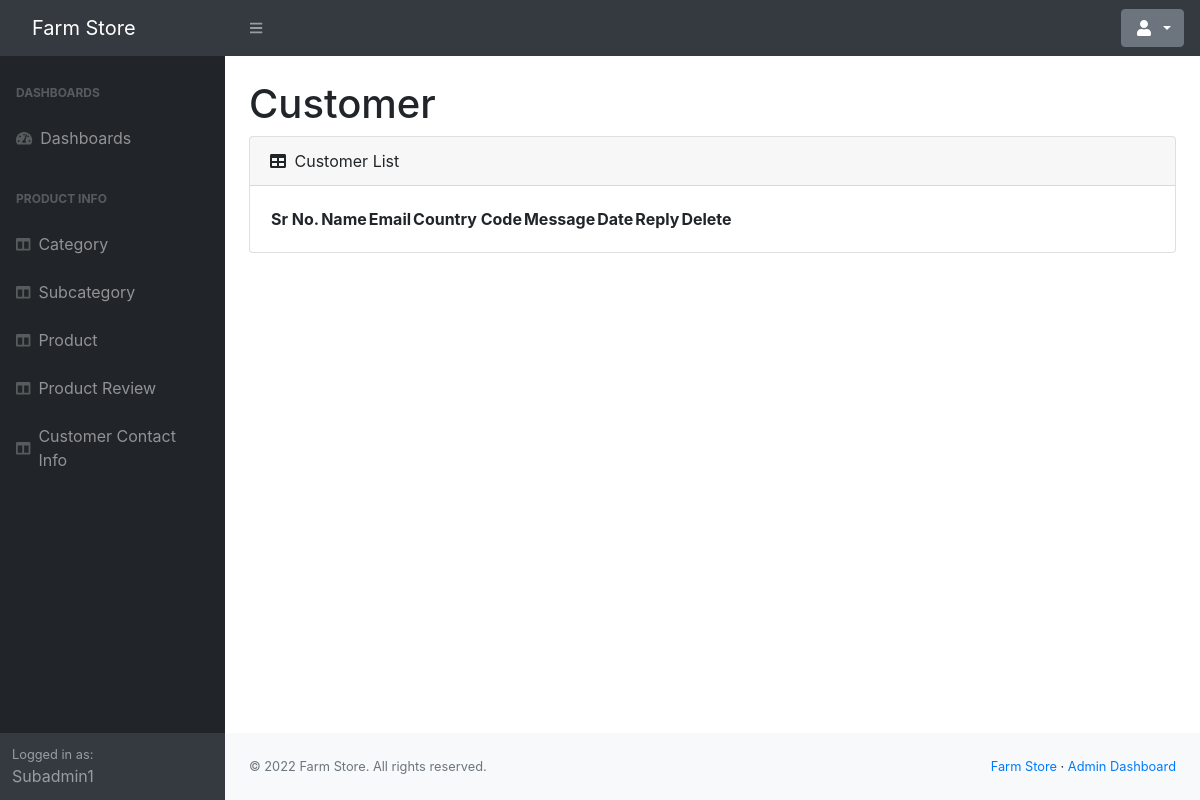
Page /admin/contact.php (signed in) on the earlier database version.
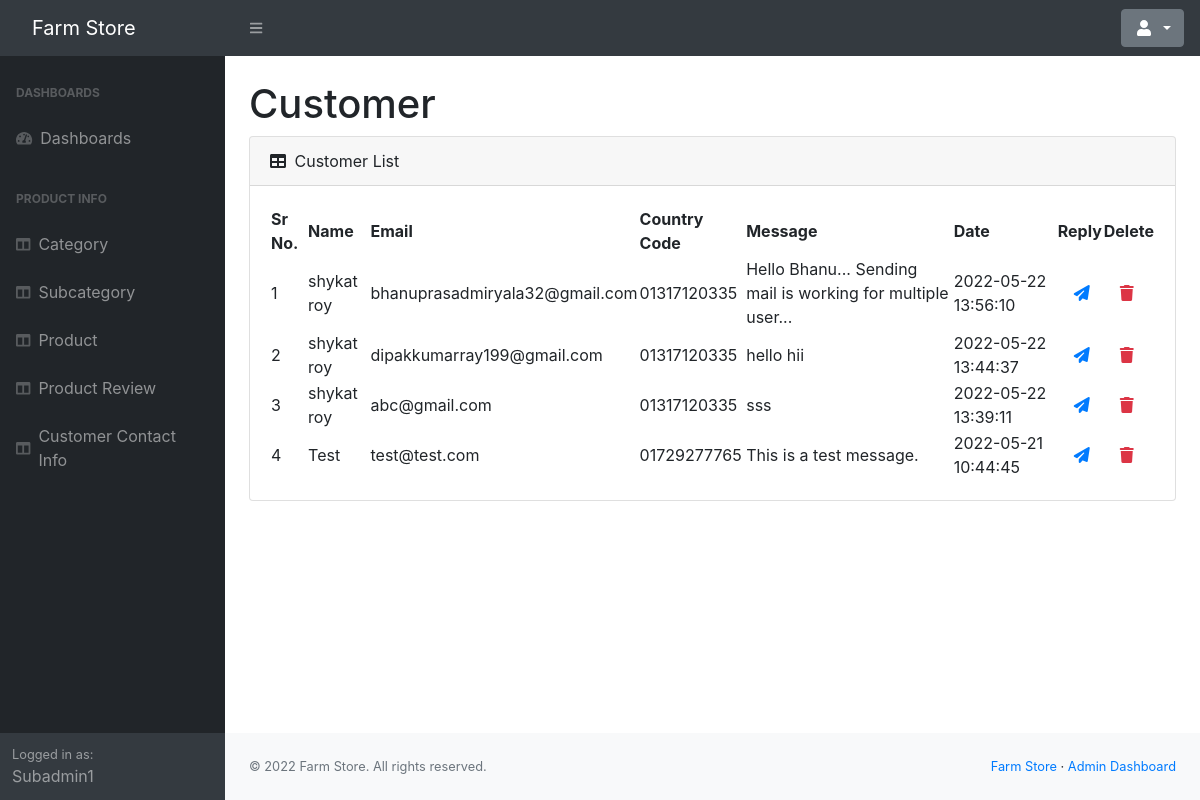
Same page on the later database version.
### tables this page shows
CREATE TABLE `contact` (
  `id` int(11) NOT NULL,
  `name` varchar(255) NOT NULL,
  `email` varchar(255) NOT NULL,
  `contact_no` varchar(14) NOT NULL,
  `message` text NOT NULL,
  `date` datetime NOT NULL DEFAULT current_timestamp()
);

### admin/contact.php (the view, shortened to what this page needs)
<?php include('../include/dbconfig.php') ?>
<!DOCTYPE html>
<html lang="en">
<head>
    <?php include('include/csslist.php') ?>
    <link rel="stylesheet" href="https://cdnjs.cloudflare.com/ajax/libs/font-awesome/6.1.1/css/all.min.css" />
    <link rel="stylesheet" href="https://stackpath.bootstrapcdn.com/bootstrap/4.3.1/css/bootstrap.min.css">
</head>
<body class="sb-nav-fixed">
<?php include('include/topbar.php') ?>
<div id="layoutSidenav">
    <div id="layoutSidenav_nav">
        <?php include('include/sidebar.php') ?>
    </div>
    <div id="layoutSidenav_content">
        <main>
            <div class="container-fluid px-4">
                <h1 class="mt-4">Customer</h1>
                <div class="row">
                    <div class="col-lg-12">
                        <div class="card mb-4">
                            <div class="card-header">
                                <i class="fas fa-table me-1"></i>
                                Customer List
                            </div>
                            <div class="card-body">
                                <table id="datatablesSimple">
                                    <thead>
                                    <tr>
                                        <th>Sr No.</th>
                                        <th>Name</th>
                                        <th>Email</th>
                                        <th>Country Code</th>
                                        <th>Message</th>
                                        <th>Date</th>
                                        <th>Reply</th>
                                        <th>Delete</th>
                                    </tr>
                                    </thead>
                                    <tbody>
                                    <?php
                                    $sel = $con->query("select * from contact order by date desc");
                                    $i = 0;
                                    while ($row = $sel->fetch_assoc()) {
                                        $i = $i + 1;
                                        ?>
                                        <tr>
                                            <td><?php echo $i; ?></td>
                                            <td><?php echo $row['name']; ?></td>
                                            <td><?php echo $row['email']; ?></td>
                                            <td><?php echo $row['contact_no']; ?></td>
                                            <td><?php echo $row['message']; ?></td>
                                            <td><?php echo $row['date']; ?></td>
                                            <td><a href="https://mail.google.com/mail/u/0/#inbox?compose=new"><i class="fa-solid fa-paper-plane ml-3"></i></a></td>
                                            <td><a href="?del=<?php echo $row['id']; ?>"><i class="fa-solid fa-trash ml-3 text-danger"></i></a></td>
                                        </tr>
                                    <?php } ?>
                                    </tbody>
                                </table>
                            </div>
                        </div>
                    </div>
                </div>
            </div>
        </main>
        <?php include('include/footer.php') ?>
    </div>
</div>
</body>
</html>

Differences in the rows shown:
added contact: name "shykat roy", email "bhanuprasadmiryala32@gmail.com", contact_no "01317120335", message "Hello Bhanu... Sending mail is working for multiple user...", date "2022-05-22 13:56:10"
added contact: name "shykat roy", email "dipakkumarray199@gmail.com", contact_no "01317120335", message "hello hii", date "2022-05-22 13:44:37"
added contact: name "shykat roy", email "abc@gmail.com", contact_no "01317120335", message "sss", date "2022-05-22 13:39:11"
added contact: name "Test", email "test@test.com", contact_no "01729277765", message "This is a test message.", date "2022-05-21 10:44:45"
